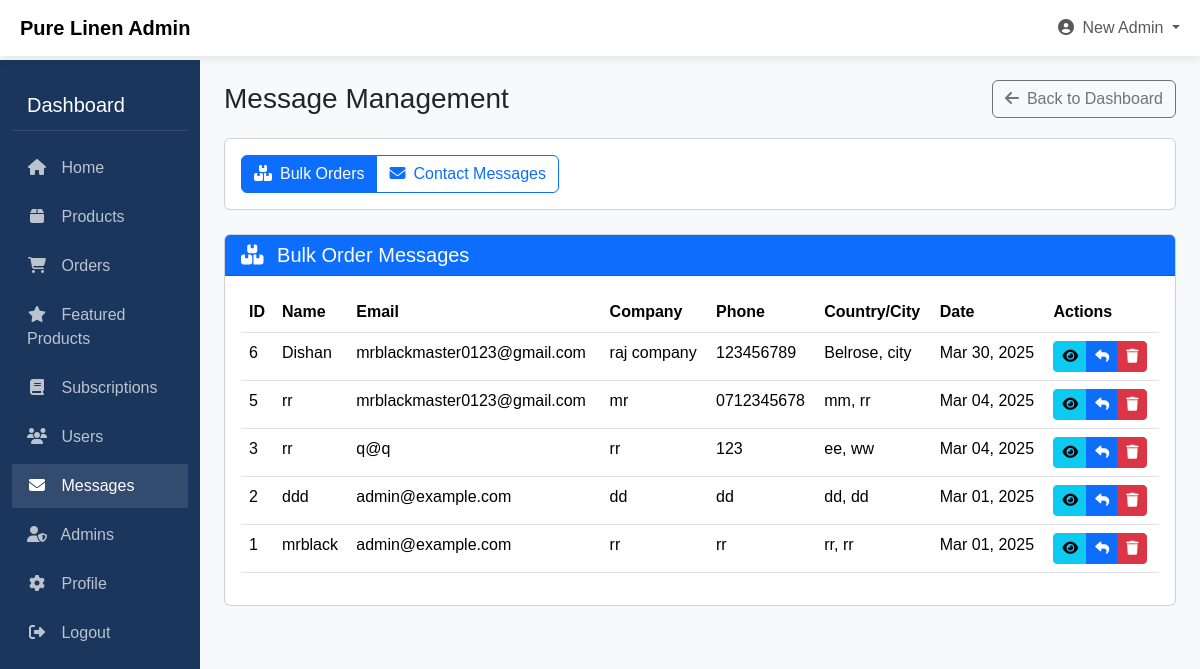
The page /Admin/admin_messages.php (signed in) on the database its author committed.
### tables this page shows
CREATE TABLE `bulk_messages` (
  `id` int(11) NOT NULL,
  `name` varchar(100) NOT NULL,
  `industry` varchar(100) DEFAULT NULL,
  `company_name` varchar(100) DEFAULT NULL,
  `email` varchar(100) NOT NULL,
  `phone` varchar(20) DEFAULT NULL,
  `country` varchar(50) DEFAULT NULL,
  `city` varchar(50) DEFAULT NULL,
  `message` text DEFAULT NULL,
  `created_at` timestamp NOT NULL DEFAULT current_timestamp()
);

### Admin/admin_messages.php (the view, shortened to what this page needs)
<?php
require_once '../config.php';
$message_type = isset($_GET['type']) ? $_GET['type'] : 'bulk';
if ($message_type === 'bulk') {
    $stmt = $conn->prepare("SELECT * FROM bulk_messages ORDER BY created_at DESC");
} else {
    $stmt = $conn->prepare("SELECT * FROM messages ORDER BY created_at DESC");
}
$stmt->execute();
$result = $stmt->get_result();
$messages = $result->fetch_all(MYSQLI_ASSOC);
$admin_name = $_SESSION['firstName'] ?? 'Admin';
?>
<!DOCTYPE html>
<html lang="en">
<head>
    <link href="https://cdn.jsdelivr.net/npm/bootstrap@5.3.3/dist/css/bootstrap.min.css" rel="stylesheet">
    <link rel="stylesheet" href="https://cdnjs.cloudflare.com/ajax/libs/font-awesome/6.5.1/css/all.min.css">
</head>
<body>
    <nav class="navbar navbar-expand-lg navbar-light fixed-top">
        <div class="container-fluid">
            <a class="navbar-brand d-flex align-items-center" href="#">
                <span class="ms-2 fw-bold">Pure Linen Admin</span>
            </a>
            <div class="collapse navbar-collapse" id="navbarSupportedContent">
                <ul class="navbar-nav ms-auto mb-2 mb-lg-0">
                    <li class="nav-item dropdown">
                        <a class="nav-link dropdown-toggle" href="#" id="navbarDropdown" role="button" data-bs-toggle="dropdown">
                            <i class="fas fa-user-circle me-1"></i> <?php echo htmlspecialchars($admin_name); ?>
                        </a>
                    </li>
                </ul>
            </div>
        </div>
    </nav>
    <div class="container-fluid">
        <div class="row">
            <div class="col-md-3 col-lg-2 d-md-block sidebar collapse">
                <div class="sidebar-title">Dashboard</div>
                <ul class="sidebar-menu">
                    <li>
                        <a href="admin_dashboard.php"><i class="fas fa-home"></i> Home</a>
                    </li>
                    <li>
                        <a href="product_management.php"><i class="fas fa-box"></i> Products</a>
                    </li>
                    <li>
                        <a href="admin_orders.php"><i class="fas fa-shopping-cart"></i> Orders</a>
                    </li>
                    <li>
                        <a href="featured_products.php"><i class="fas fa-star"></i> Featured Products</a>
                    </li>
                    <li>
                        <a href="admin_subscriptions.php"><i class="fas fa-book"></i> Subscriptions</a>
                    </li>
                    <li>
                        <a href="admin_users.php"><i class="fas fa-users"></i> Users</a>
                    </li>
                    <li>
                        <a href="admin_messages.php" class="active"><i class="fas fa-envelope"></i> Messages</a>
                    </li>
                    <li>
                        <a href="admin_admins.php"><i class="fas fa-user-shield"></i> Admins</a>
                    </li>
                    <li>
                        <a href="admin_profile.php"><i class="fas fa-cog"></i> Profile</a>
                    </li>
                    <li>
                        <a href="logout.php"><i class="fas fa-sign-out-alt"></i> Logout</a>
                    </li>
                </ul>
            </div>
            <div class="col-md-9 ms-sm-auto col-lg-10 px-md-4 main-content">
                <div class="page-title-box">
                    <h1 class="h3 mb-0">Message Management</h1>
                    <a href="admin_dashboard.php" class="btn btn-outline-secondary">
                        <i class="fas fa-arrow-left me-2"></i>Back to Dashboard
                    </a>
                </div>
                <div class="card mb-4">
                    <div class="card-body">
                        <div class="btn-group">
                            <a href="admin_messages.php?type=bulk" class="btn <?php echo $message_type === 'bulk' ? 'btn-primary' : 'btn-outline-primary'; ?>">
                                <i class="fas fa-boxes me-2"></i>Bulk Orders
                            </a>
                            <a href="admin_messages.php?type=regular" class="btn <?php echo $message_type === 'regular' ? 'btn-primary' : 'btn-outline-primary'; ?>">
                                <i class="fas fa-envelope me-2"></i>Contact Messages
                            </a>
                        </div>
                    </div>
                </div>
                <div class="card">
                    <div class="card-header bg-primary text-white">
                        <h5 class="card-title mb-0">
                            <i class="fas fa-<?php echo $message_type === 'bulk' ? 'boxes' : 'envelope'; ?> me-2"></i>
                            <?php echo $message_type === 'bulk' ? 'Bulk Order' : 'Contact'; ?> Messages
                        </h5>
                    </div>
                    <div class="card-body">
                        <?php if (!empty($messages)): ?>
                            <div class="table-responsive">
                                <table class="table table-hover">
                                    <thead>
                                        <tr>
                                            <th>ID</th>
                                            <th>Name</th>
                                            <th>Email</th>
                                            <th>Company</th>
                                            <th>Phone</th>
                                            <th>Country/City</th>
                                            <th>Date</th>
                                            <th>Actions</th>
                                        </tr>
                                    </thead>
                                    <tbody>
                                        <?php foreach ($messages as $message): ?>
                                            <tr>
                                                <td><?php echo $message['id']; ?></td>
                                                <td><?php echo htmlspecialchars($message['name']); ?></td>
                                                <td><?php echo htmlspecialchars($message['email']); ?></td>
                                                <td><?php echo !empty($message['company_name']) ? htmlspecialchars($message['company_name']) : '-'; ?></td>
                                                <td><?php echo !empty($message['phone']) ? htmlspecialchars($message['phone']) : '-'; ?></td>
                                                <td>
                                                    <?php
                                                        $location = [];
                                                        if (!empty($message['country'])) $location[] = htmlspecialchars($message['country']);
                                                        if (!empty($message['city'])) $location[] = htmlspecialchars($message['city']);
                                                        echo !empty($location) ? implode(', ', $location) : '-';
                                                    ?>
                                                </td>
                                                <td><?php echo date('M d, Y', strtotime($message['created_at'])); ?></td>
                                                <td>
                                                    <div class="btn-group">
                                                        <button type="button" class="btn btn-sm btn-info" data-bs-toggle="modal" data-bs-target="#messageModal<?php echo $message['id']; ?>">
                                                            <i class="fas fa-eye"></i>
                                                        </button>
                                                        <button type="button" class="btn btn-sm btn-primary" data-bs-toggle="modal" data-bs-target="#replyModal<?php echo $message['id']; ?>">
                                                            <i class="fas fa-reply"></i>
                                                        </button>
                                                        <a href="admin_messages.php?type=<?php echo $message_type; ?>&delete=<?php echo $message['id']; ?>" class="btn btn-sm btn-danger"
                                                           onclick="return confirm('Are you sure you want to delete this message?')">
                                                            <i class="fas fa-trash"></i>
                                                        </a>
                                                    </div>
                                                </td>
                                            </tr>
                                        <?php endforeach; ?>
                                    </tbody>
                                </table>
                            </div>
                        <?php else: ?>
                            <div class="alert alert-info">
                                <i class="fas fa-info-circle me-2"></i>No <?php echo $message_type === 'bulk' ? 'bulk order' : 'contact'; ?> messages found.
                            </div>
                        <?php endif; ?>
                    </div>
                </div>
            </div>
        </div>
    </div>
</body>
</html>

### Admin/admin_messages.php (style rules this page uses)
:root { --primary-color: #1B365D; --secondary-color: #708090; --dark-color: #0c1d36; --light-color: #f8f9fa; --success-color: #28a745; --warning-color: #ffc107; --danger-color: #dc3545; --info-color: #17a2b8; }
body { background-color: var(--light-color); font-family: 'Arial', sans-serif; padding-top: 60px; }
.sidebar { background-color: var(--primary-color); min-height: calc(100vh - 60px); padding-top: 20px; color: white; }
.sidebar-title { font-size: 20px; padding: 10px 15px; border-bottom: 1px solid rgba(255,255,255,0.1); margin-bottom: 15px; }
.sidebar-menu { list-style: none; padding: 0; margin: 0; }
.sidebar-menu li { margin-bottom: 5px; }
.sidebar-menu a { display: block; padding: 10px 15px; color: rgba(255,255,255,0.7); text-decoration: none; transition: all 0.3s; }
.sidebar-menu a:hover, .sidebar-menu a.active { background-color: rgba(255,255,255,0.1); color: white; }
.sidebar-menu a i { margin-right: 10px; width: 20px; text-align: center; }
.main-content { padding: 20px; }
.navbar { background-color: white; box-shadow: 0 2px 10px rgba(0,0,0,0.1); }
.page-title-box { display: flex; justify-content: space-between; align-items: center; margin-bottom: 20px; }

### rows shown on the page
bulk_messages: id "6", name "Dishan", email "mrblackmaster0123@gmail.com", company_name "raj company", phone "123456789", location "Belrose, city", created_at "Mar 30, 2025"
bulk_messages: id "5", name "rr", email "mrblackmaster0123@gmail.com", company_name "mr", phone "0712345678", location "mm, rr", created_at "Mar 04, 2025"
bulk_messages: id "3", name "rr", email "q@q", company_name "rr", phone "123", location "ee, ww", created_at "Mar 04, 2025"
bulk_messages: id "2", name "ddd", email "admin@example.com", company_name "dd", phone "dd", location "dd, dd", created_at "Mar 01, 2025"
bulk_messages: id "1", name "mrblack", email "admin@example.com", company_name "rr", phone "rr", location "rr, rr", created_at "Mar 01, 2025"

### other values the page prints
$admin_name "New Admin"
